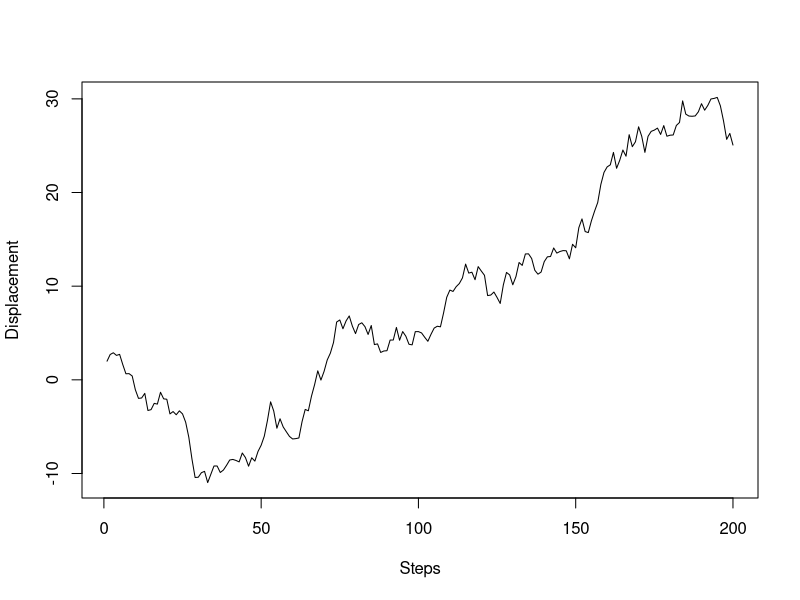
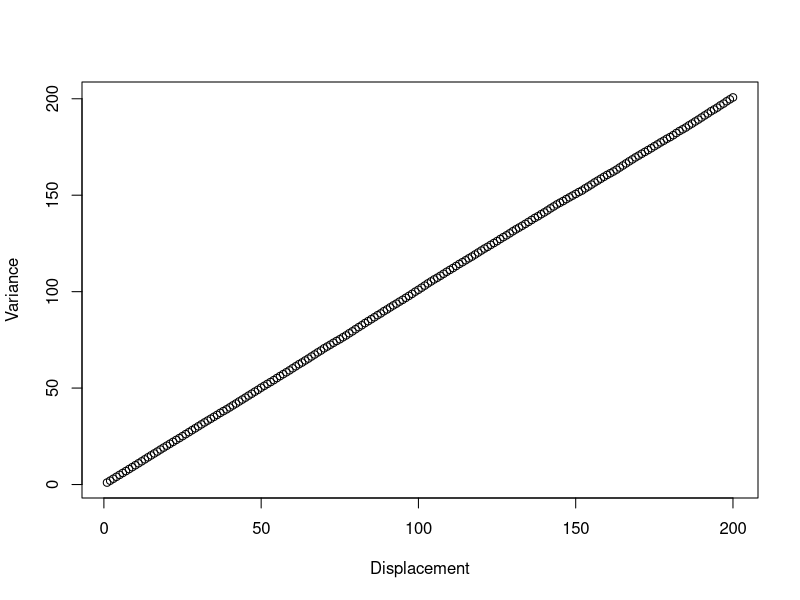
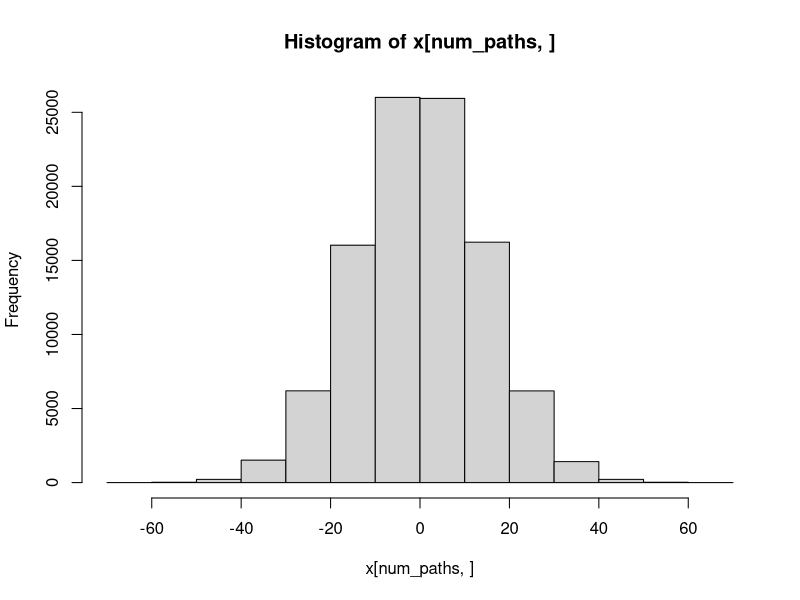

Source code (R) for these figures, in order: (Note: this script raises an error after producing the figures.)
num_walkers <- 100000
num_paths <- 200

x = matrix(0,num_paths,num_walkers)
x2 = rep(0,num_paths)

# Launch random walkers, all starting from x = 0
set.seed(47)
ts <- proc.time()
for(i in 1:num_walkers) 
{
	disp <- rnorm(num_paths,mean=0,1)
	x[,i] = cumsum(disp) 
}
proc.time() - ts

# Compute the variance
for(k in 1:num_paths)
{
	x2[k] = sum(x[k,]*x[k,])/num_walkers
}

# Plot a path
plot(x[,1],type='l',xlab='Steps',ylab='Displacement')

# Plot the variance
plot(1:num_paths,x2,xlab='Displacement',ylab='Variance')

# Plot the distribution of displacements at last step
hist(x[num_paths,],freq=TRUE)

save(x,x2,file="vars.rdata")

